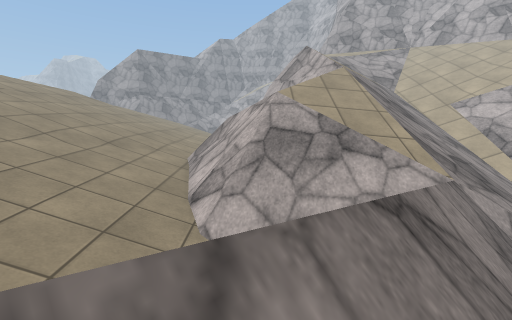
[1] (above)

17 first-person views from a walk through a scene from a Unity 3-D project. The camera is 0.59 m above the floor, tilts 4° down and sees 85° across. Doors are open. The floor is counted in squares, 0.5 m on a side. Each view is taken from the middle of a square. On the plan, view 1 faces up. The plan holds only what a view shows up to about 12 squares ahead; the rest is blank. The place goes on beyond the plan. The player is left out. Surface patterns are stand-ins for the level's own textures.

[2]
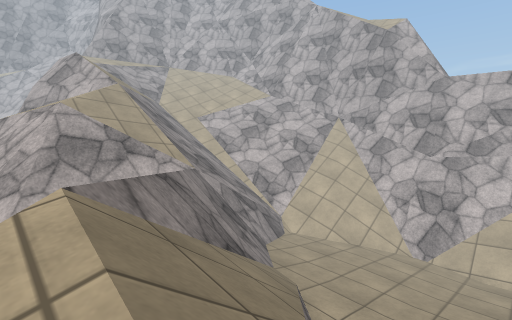

[3]
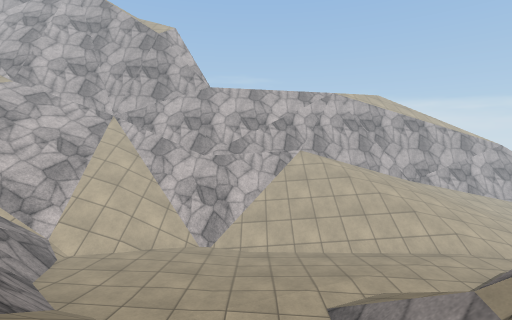

[4]
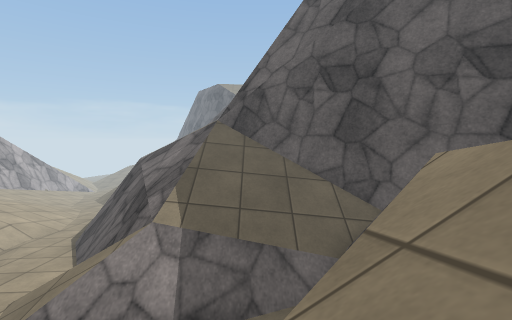

[5]
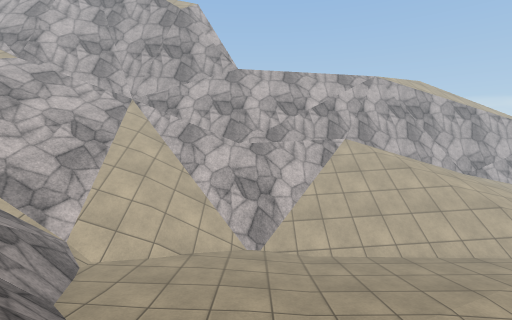

[6]
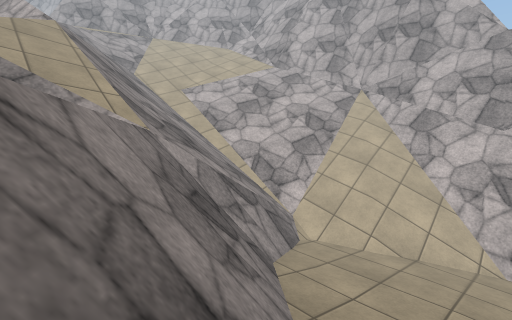

[7]
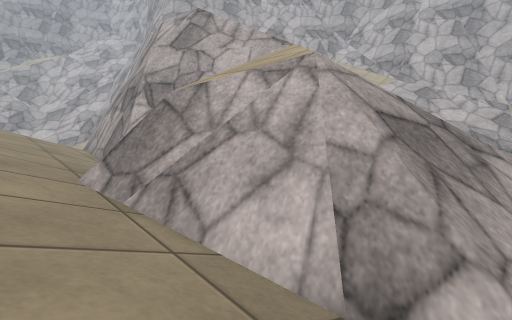

[8]
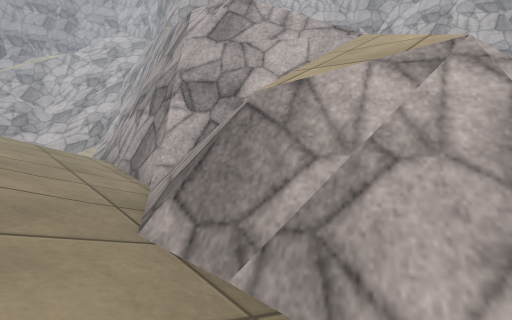

[9]
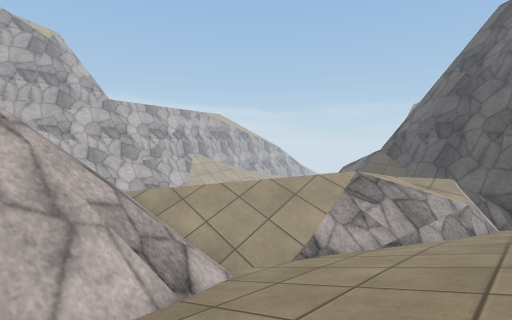

[10]
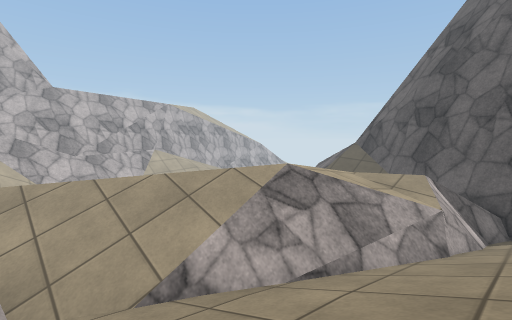

[11]
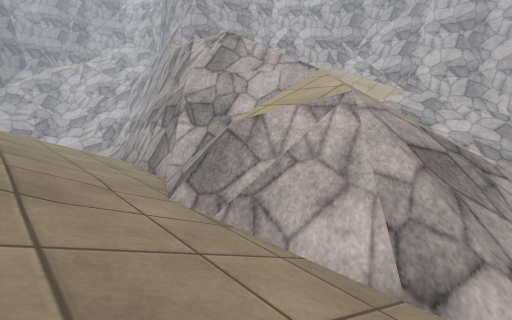

[12]
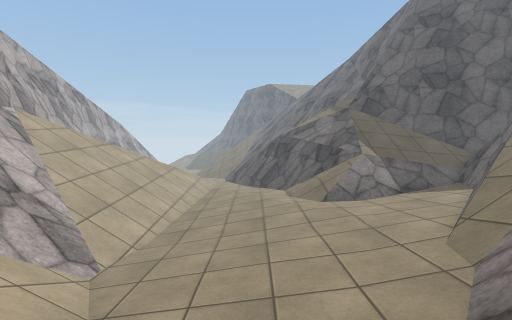

[13]
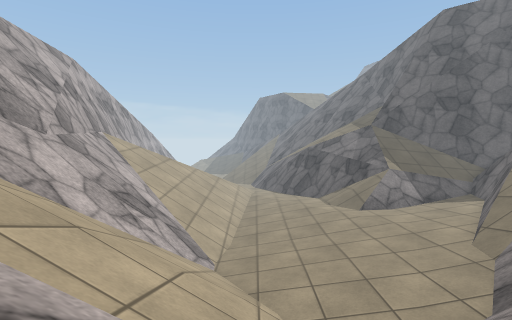

[14]
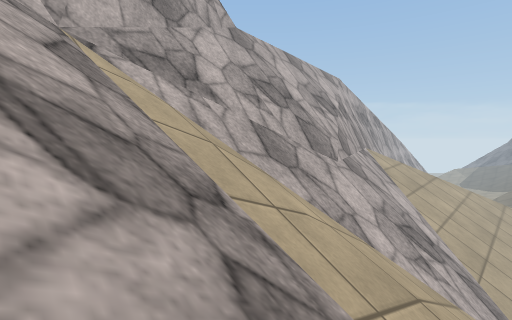

[15]
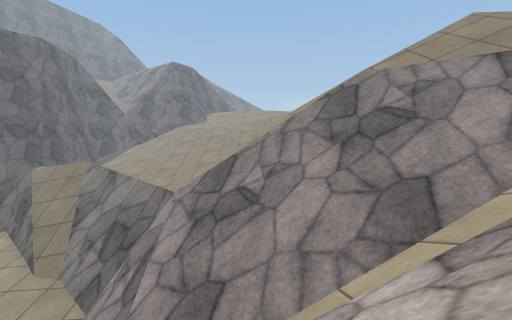

[16]
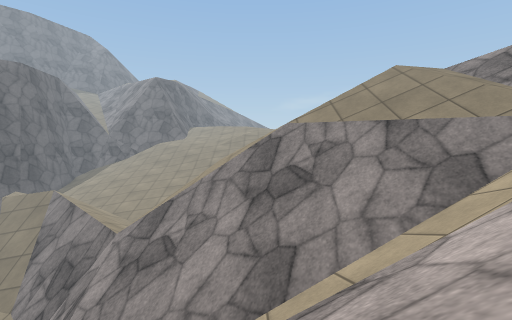

[17]
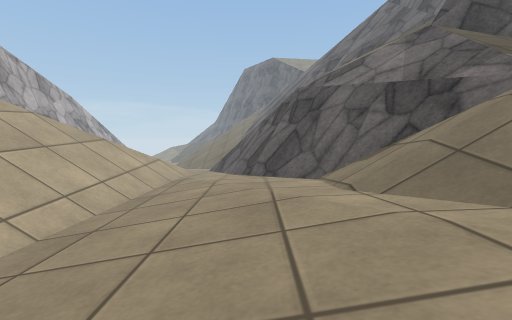

### Floor plan
Key: @ floor where view 1 was taken; # wall or solid block; x gap in a wall; . main floor; : floor 0.15 m higher than the main floor; - floor 0.15 m lower than the main floor; _ floor 0.3 m lower than the main floor; + floor 0.35 m higher than the main floor; * floor 0.5 m higher than the main floor; % floor 0.65 m higher than the main floor; & floor 0.95 m higher than the main floor; $ floor 1.3 m higher than the main floor; / step, stairs or slope; = window, fence, low wall or low ledge; ^ raised ledge; v drop or lower ground.
Columns run from 7 left of view 1 to 21 right of it. Each row starts with its distance up from view 1.
 21  /////## vv ///////
 20  /////###vv ////////
 19  /////####v /////////
 18  ////= =^##v//////////
 17 /////=   =^=///////////
 16 ////==/   /=////////////
 15 ////=v//////////////////
 14 ////=#////////////////   /
 13 ////=#v///////////////
 12 ////=##=//////////////
 11 //// ^==///////////// ///////
 10 /////=///////////////  //////
  9 ///////////////////// ///////
  8 /////////////////////////////
  7 /////////////vvvv=v//////////
  6 ////////////vvv^==://////////
  5 ///////////vv#^=+:://////////
  4 //////////v##^=++::.////////=
  3 /////////v=^==+++::.////////=
  2 ////////v===/*+++:...///////^
  1 ///////=x#$&/*++::...-//////#
  0 ///=///@//v=*+++:...--//////^
 -1 //=//////#=**++::...-_//////=
 -2 //=/////v=%*+++::..--_/////
 -3 //=////v=%*++++::..-__//////
 -4 /==///v /**++++::..-__//////
 -5 /=#//  =     ++::..-_
 -6  ==  v %///////::..--/
 -7  =/ #==////////::..--//
 -8 ##= ==//////////...--///
 -9  ####///////v=//...--////
-10    ###//////v==/...--/////
-11      ^#//////v==...--/////
-12       ^##////vv#=..--/////
-13         ##////v##.---////
-14          ^=///vv#=---///

Positions as (right, up) in squares from view 1, and headings:
1: (0, 0), facing up
2: (-2, -4), facing up-right
3: (-2, -3), facing right
4: (1, 0), facing down
5: (1, 0), facing right
6: (2, 0), facing up-right
7: (-5, 8), facing up-right
8: (-5, 11), facing up-right
9: (-7, 12), facing down-right
10: (-7, 7), facing down-right
11: (-7, 8), facing up-right
12: (10, 8), facing down
13: (13, 11), facing down
14: (15, 11), facing down-right
15: (17, 11), facing left
16: (18, 14), facing left
17: (10, -2), facing down
